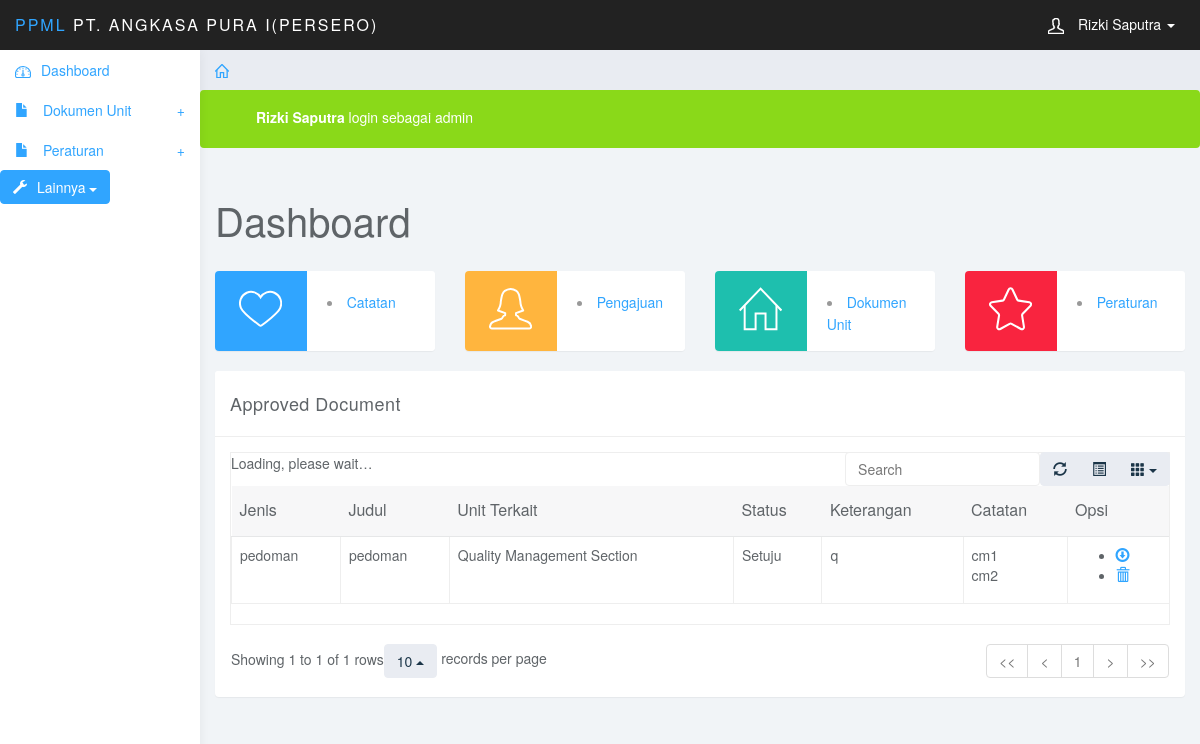
The app's page /operator/dashbord.php?admin=33 (signed in) with its own data.
### tables this page shows
CREATE TABLE `tb_dokumen_baru` (
  `id_dokumen` int(3) NOT NULL AUTO_INCREMENT,
  `kode` varchar(50) DEFAULT NULL,
  `nama_dokumen` varchar(50) DEFAULT NULL,
  `jenis_dokumen` int(10) DEFAULT NULL,
  `keterangan` varchar(255) DEFAULT NULL,
  `revisi` int(3) DEFAULT NULL,
  `file` varchar(255) DEFAULT NULL,
  `status` int(3) DEFAULT NULL,
  `catatan` varchar(255) DEFAULT NULL,
  `entry_date` datetime DEFAULT NULL,
  `id_admin` int(10) DEFAULT NULL,
  PRIMARY KEY (`id_dokumen`),
  KEY `id_admin` (`id_admin`),
  KEY `jenis_dokumen` (`jenis_dokumen`),
  KEY `id_keterangan` (`keterangan`),
  KEY `status` (`status`),
  KEY `revisi` (`revisi`),
  CONSTRAINT `tb_dokumen_baru_ibfk_5` FOREIGN KEY (`jenis_dokumen`) REFERENCES `tb_jenis_dokumen` (`id_jenis_dokumen`),
  CONSTRAINT `tb_dokumen_baru_ibfk_7` FOREIGN KEY (`status`) REFERENCES `status_dokumen` (`id_status_dokumen`),
  CONSTRAINT `tb_dokumen_baru_ibfk_8` FOREIGN KEY (`revisi`) REFERENCES `revisi` (`id_revisi`),
  CONSTRAINT `tb_dokumen_baru_ibfk_9` FOREIGN KEY (`id_admin`) REFERENCES `tb_admin` (`id_admin`)
);

CREATE TABLE `tb_jenis_dokumen` (
  `id_jenis_dokumen` int(10) NOT NULL AUTO_INCREMENT,
  `jenis_dokumen` varchar(50) NOT NULL,
  PRIMARY KEY (`id_jenis_dokumen`)
);

CREATE TABLE `unit` (
  `id_unit` int(3) NOT NULL AUTO_INCREMENT,
  `unit` varchar(100) DEFAULT NULL,
  PRIMARY KEY (`id_unit`)
);

CREATE TABLE `status_dokumen` (
  `id_status_dokumen` int(3) NOT NULL,
  `status_dokumen` varchar(50) DEFAULT NULL,
  PRIMARY KEY (`id_status_dokumen`)
);

### operator/dashbord.php (the view, shortened to what this page needs)
    <?php require_once('header.php') ?>
    <?php require_once('sidebar.php') ?>
    <div class="col-sm-9 col-sm-offset-3 col-lg-10 col-lg-offset-2 main">
        <div class="row">
            <ol class="breadcrumb">
                <li><a href="dashbord.php"><svg class="glyph stroked home"><use xlink:href="#stroked-home"></use></svg></a></li>
            </ol>
        </div>
        <div class="row">
            <div class="alert bg-success" role="alert">
                    <svg class="glyph stroked checkmark"></svg> <strong><?php echo $_SESSION['nama'];?></strong> login sebagai admin
                </div>
            <div class="col-lg-12">
                <h1 class="page-header">Dashboard</h1>
            </div>
        </div>
        <div class="row">
            <div class="col-xs-12 col-md-6 col-lg-3">
                <div class="panel panel-blue panel-widget ">
                    <div class="row no-padding">
                        <div class="col-sm-3 col-lg-5 widget-left">
                            <svg class="glyph stroked heart"><use xlink:href="#stroked-heart"/></svg>
                        </div>
                        <div class="col-sm-9 col-lg-7 widget-right">
                            <div class="medium"><li><a href="add_catatan.php">Catatan</li></div>
                        </div>
                    </div>
                </div>
            </div>
            <div class="col-xs-12 col-md-6 col-lg-3">
                <div class="panel panel-orange panel-widget">
                    <div class="row no-padding">
                        <div class="col-sm-3 col-lg-5 widget-left">
                            <svg class="glyph stroked female user"><use xlink:href="#stroked-female-user"/></svg>
                        </div>
                        <div class="col-sm-9 col-lg-7 widget-right">
                            <div class="medium"><li><a href="add_dokumen.php">Pengajuan</a></li></div>
                        </div>
                    </div>
                </div>
            </div>
            <div class="col-xs-12 col-md-6 col-lg-3">
                <div class="panel panel-teal panel-widget">
                    <div class="row no-padding">
                        <div class="col-sm-3 col-lg-5 widget-left">
                            <svg class="glyph stroked home"><use xlink:href="#stroked-home"/></svg>
                        </div>
                        <div class="col-sm-9 col-lg-7 widget-right">
                            <div class="medium"><li><a href="view_document.php">Dokumen Unit</a></li></div>
                        </div>
                    </div>
                </div>
            </div>
            <div class="col-xs-12 col-md-6 col-lg-3">
                <div class="panel panel-red panel-widget">
                    <div class="row no-padding">
                        <div class="col-sm-3 col-lg-5 widget-left">
                            <svg class="glyph stroked star"><use xlink:href="#stroked-star"/></svg>
                        </div>
                        <div class="col-sm-9 col-lg-7 widget-right">
                            <div class="medium"><li><a href="view_peraturan.php">Peraturan</a></li></div>
                        </div>
                    </div>
                </div>
            </div>
        </div>
        <div class="row">
            <div class="col-lg-12">
                <div class="panel panel-default">
                    <div class="panel-heading">
                        Approved Document
                    </div>
                    <div class="panel-body">
                        <table data-toggle="table"  data-show-refresh="true" data-show-toggle="true" data-show-columns="true" data-search="true" data-select-item-name="toolbar1" data-pagination="true" data-sort-name="name" data-sort-order="desc">
                            <thead>
                            <tr>
                                <th data-field="jenis_dokumen">Jenis</th>
                                <th data-field="nama_dokumen">Judul</th>
                                <th data-field="unit">Unit Terkait</th>
                                <th data-field="status_dokumen">Status</th>
                                <th data-field="keterangan">Keterangan</th>
                                <th data-field="catatan">Catatan</th>
                                <th colspan="1">Opsi</th>
                            </tr>
                            </thead>
                            <tbody>
                            <?php
                            $query = mysql_query("SELECT
                            tb_jenis_dokumen.jenis_dokumen,
                            tb_dokumen_baru.id_dokumen,
                            tb_dokumen_baru.nama_dokumen,
                            tb_dokumen_baru.catatan,
                            tb_dokumen_baru.keterangan,
                            tb_dokumen_baru.`file`,
                            status_dokumen.status_dokumen,
                            tb_dokumen_baru.entry_date,
                            unit.unit
                            FROM
                            tb_dokumen_baru
                            Inner Join tb_admin ON tb_dokumen_baru.id_admin = tb_admin.id_admin
                            Inner Join tb_jenis_dokumen ON tb_dokumen_baru.jenis_dokumen = tb_jenis_dokumen.id_jenis_dokumen
                            Inner Join status_dokumen ON tb_dokumen_baru.`status` = status_dokumen.id_status_dokumen
                            Inner Join unit ON tb_admin.unit = unit.id_unit
                            WHERE
                            status_dokumen.id_status_dokumen =  '2'
                            ");
                            while ($data = mysql_fetch_array($query)) {
                            ?>
                            <tr>
                                <td><?php echo $data['jenis_dokumen']; ?></td>
                                <td><?php echo $data['nama_dokumen']; ?></td>
                                <td><?php echo $data['unit']; ?></td>
                                <td><?php echo $data['status_dokumen']; ?></td>
                                <td><?php echo $data['keterangan']; ?></td>
                                <td><?php echo $data['catatan']; ?></td>
                                <td>
                                    <ul>
                                        <li>
                                            <?php
                                            echo "<a href='../uploads/".$data['file']."' class='glyphicon glyphicon-download'></a> ";
                                            ?>
                                        </li>
                                        <li>
                                            <a href="delete_document.php?id_dokumen=<?php echo $data['id_dokumen'];?>" onclick="return confirm('Yakin mau di hapus?');" class="glyphicon glyphicon-trash"></a>
                                        </li>
                                    </ul>
                                </td>
                            </tr>
                            <?php
                            }
                            ?>
                            </tbody>
                        </table>
                    </div>
                </div>
            </div>
        </div>
    </div>
</body>
</html>

### operator/css/styles.css (style rules this page uses)
body { background: #f1f4f7; padding-top: 50px; color: #5f6468; }
a, a:hover, a:focus { color: #30a5ff; }
h1, h2, h3, h4, h5, h6 { color: #5f6468; }
h1 { font-weight: 300; font-size: 40px; }
.no-padding { padding: 0; margin: 0; }
.bg-success { color: #fff; background-color: #8ad919; }
.panel { border: 0; }
.panel-heading { font-size: 18px; font-weight: 300; letter-spacing: 0.025em; height: 66px; line-height: 45px; }
.panel-default .panel-heading { background: #fff; border-bottom: 1px solid #eee; color: #5f6468; }
.panel-widget { padding: 0; position: relative; }
.panel-blue { background: #30a5ff; color: #fff; }
.panel-teal { background: #1ebfae; color: #fff; }
.panel-orange { background: #ffb53e; color: #fff; }
.panel-red { background: #f9243f; color: #fff; }
.widget-left { height: 80px; padding-top: 15px; text-align: center; border-top-left-radius: 4px; border-bottom-left-radius: 4px; }
.widget-right { text-align: left; line-height: 1.6em; margin: 0px; padding: 20px; height: 80px; color: #999; font-weight: 300; background: #fff; border-top-right-radius: 4px; border-bottom-right-radius: 4px; }
.panel-blue .widget-left { background: #30a5ff; color: #fff; }
.panel-teal .widget-left { background: #1ebfae; color: #fff; }
.panel-orange .widget-left { background: #ffb53e; color: #fff; }
.panel-red .widget-left { background: #f9243f; color: #fff; }
.panel-widget { background: #fff; }
.breadcrumb { border-radius: 0; padding: 10px 15px; background: #e9ecf2; box-shadow: 0 1px 1px rgba(0, 0, 0, .05); margin: 0 ; }
h1.page-header { margin-top: 30px; border-bottom: 0; }
.table { background: #fff; }
.breadcrumb .glyph { height: 14px; width: 14px; margin: -2px 0 0 0; stroke-width: 4px; }
.alert .glyph, .panel-heading .glyph { width: 26px; height: 26px; margin: 0 10px 0 0; stroke-width: 2px; }
.panel-widget .glyph { stroke-width: 2px; }

### records on screen
tb_dokumen_baru: jenis_dokumen.jenis_dokumen "pedoman", nama_dokumen "pedoman", unit.unit "Quality Management Section", status.status_dokumen "Setuju", keterangan "q", catatan "cm1 cm2"

### other values on screen
$_SESSION['nama'] "Rizki Saputra"
